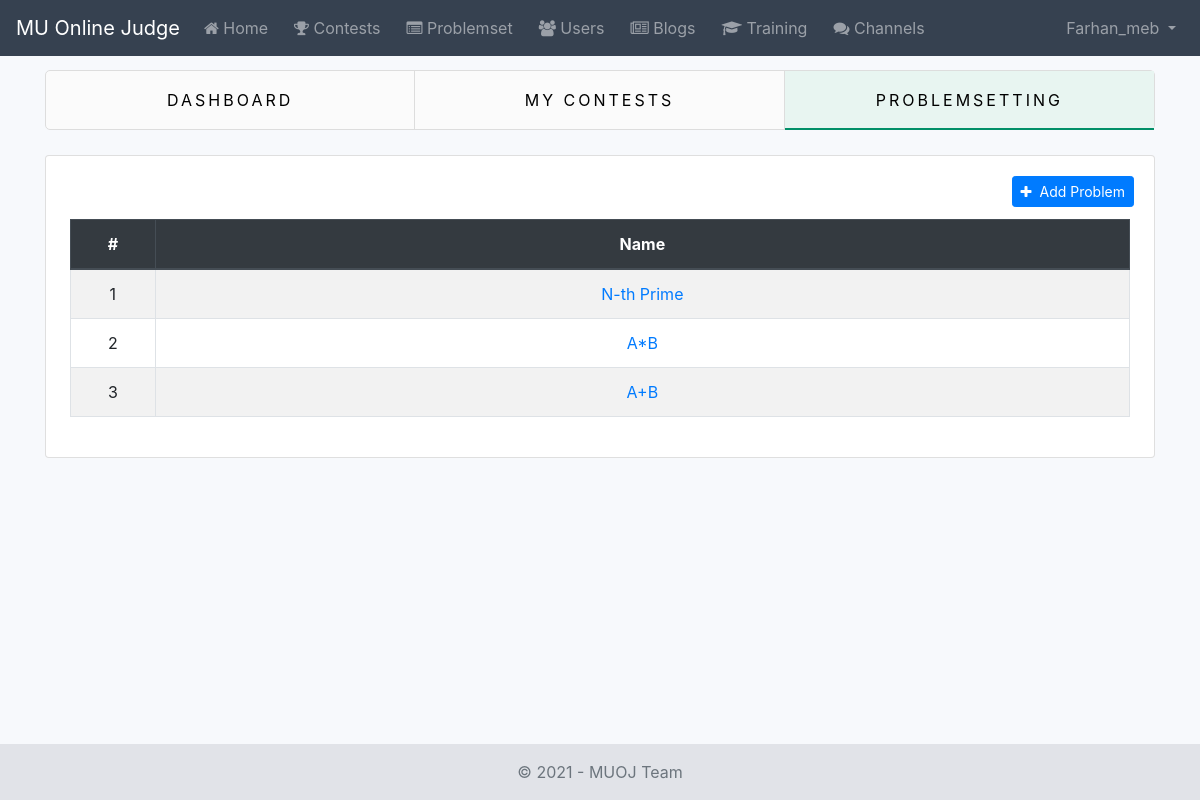
Page /dashboard/problemsetting/ (signed in) on the earlier database version.
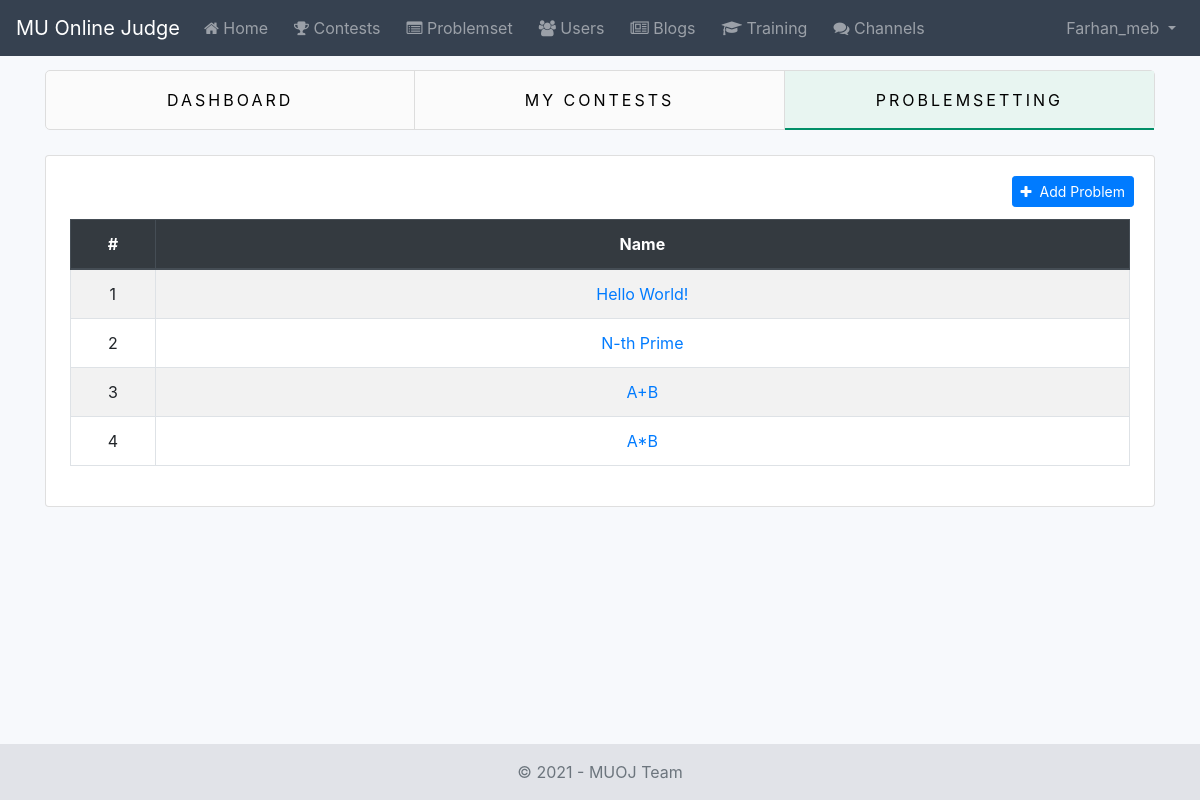
Same page on the later database version.
### problemset/models.py (models this page shows, shortened)
class Problem(AbstractBaseModel):
    name = models.CharField(verbose_name=_('Name'), max_length=100)
    statement = RichTextField(verbose_name=_('Statement'))
    input_section = RichTextField(verbose_name=_('Input Section'))
    output_section = RichTextField(verbose_name=_('Output Section'))
    editorial = RichTextField(verbose_name=_('Editorial'))
    solution = models.FileField(verbose_name=_('Solution'))
    solution_language = models.ForeignKey(verbose_name=_('Language'), to=Language, on_delete=models.CASCADE)
    author = models.ForeignKey(to=User, on_delete=models.SET_NULL, null=True)
    is_protected = models.BooleanField(verbose_name=_('Is Protected'), default=0)
    time_limit = models.IntegerField(verbose_name=_('Time Limit'), default=1)
    memory_limit = models.PositiveIntegerField(verbose_name=_('Memory Limit'), default=256)
    objects = ProblemManager()
    class Meta:
        verbose_name = _('Problem')
        verbose_name_plural = _('Problems')
        ordering = ['-id']

### dashboard/views.py (the view)
# urls.py: path('problemsetting/', UserProblemSettingListView.as_view(), name='user-problems-list'),
class UserProblemSettingListView(IsAdminUserMixin, ListView):
    model = Problem
    context_object_name = 'user_problems'
    template_name = 'dashboard/user_problems_list.html'
    def get_queryset(self):
        return Problem.objects.filter(author=self.request.user).order_by('-created_at')
    def get_context_data(self, **kwargs):
        context = super().get_context_data(**kwargs)
        context.update({
            'my_problems_tab': 'active'
        })
        return context

### dashboard/mixins.py (called while the page is built)
    def test_func(self):
        return getattr(self, 'request').user.is_superuser

### dashboard/templates/dashboard/user_problems_list.html (shortened to what this page needs)
{% extends 'accounts/base.html' %}
{% block content %}
    {% include 'dashboard/snippets/list_tabs.html' %}
    <div class="card">
        <div class="card-body">
            <a href="{% url 'problemset:add-problem' %}" class="add-contest btn btn-sm btn-primary float-right mr-0 mb-2">
                <i class="fa fa-plus mr-1"></i> Add Problem
            </a>
            <div class="table-responsive p-1">
                <table id="id_problem_list" class="table  table-bordered table-hover table-striped">
                    <thead class="text-center thead-dark">
                        <tr>
                            <th width="8%"> # </th>
                            <th>
                                Name
                            </th>
                        </tr>
                    </thead>
                    <tbody class="text-center">
                        {% for problem in user_problems %}
                            <tr>
                                <td> {{ forloop.counter }} </td>
                                <td>
                                    <a href="{% url 'problemset:problem-details' problem.id %}">
                                        {{ problem.name }}
                                    </a>
                                </td>
                            </tr>
                        {% endfor %}
                    </tbody>
                </table>
            </div>
        </div>
    </div>
{% endblock %}

Differences in the rows shown:
added Problem: name "Hello World!"
changed Problem (number 3 of 4 on the later page): name "A*B" → "A+B"
changed Problem (number 4 of 4 on the later page): name "A+B" → "A*B"
